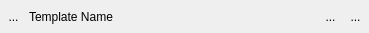
<?xml version="1.0" encoding="UTF-8"?>
<ui version="4.0">
 <class>Frame</class>
 <widget class="QFrame" name="Frame">
  <property name="geometry">
   <rect>
    <x>0</x>
    <y>0</y>
    <width>369</width>
    <height>33</height>
   </rect>
  </property>
  <property name="windowTitle">
   <string>Frame</string>
  </property>
  <layout class="QHBoxLayout" name="horizontalLayout_2">
   <property name="leftMargin">
    <number>4</number>
   </property>
   <property name="topMargin">
    <number>2</number>
   </property>
   <property name="rightMargin">
    <number>4</number>
   </property>
   <property name="bottomMargin">
    <number>2</number>
   </property>
   <item>
    <widget class="FakeToolButton" name="toolButtonIcon">
     <property name="styleSheet">
      <string notr="true">QToolButton {border: none}</string>
     </property>
     <property name="text">
      <string>...</string>
     </property>
     <property name="iconSize">
      <size>
       <width>22</width>
       <height>22</height>
      </size>
     </property>
    </widget>
   </item>
   <item>
    <widget class="QLabel" name="label">
     <property name="text">
      <string>Template Name</string>
     </property>
    </widget>
   </item>
   <item>
    <spacer name="horizontalSpacer">
     <property name="orientation">
      <enum>Qt::Horizontal</enum>
     </property>
     <property name="sizeHint" stdset="0">
      <size>
       <width>40</width>
       <height>20</height>
      </size>
     </property>
    </spacer>
   </item>
   <item>
    <widget class="QToolButton" name="toolButtonUser">
     <property name="styleSheet">
      <string notr="true">QToolButton::menu-indicator{ image: url(none.jpg);}
QToolButton {border: none}</string>
     </property>
     <property name="text">
      <string>...</string>
     </property>
     <property name="icon">
      <iconset resource="../resources.qrc">
       <normaloff>:/scalable/breeze/im-user.svg</normaloff>:/scalable/breeze/im-user.svg</iconset>
     </property>
     <property name="popupMode">
      <enum>QToolButton::InstantPopup</enum>
     </property>
    </widget>
   </item>
   <item>
    <widget class="FavoriteToolButton" name="toolButtonFavorite">
     <property name="styleSheet">
      <string notr="true">QToolButton {border: none}</string>
     </property>
     <property name="text">
      <string>...</string>
     </property>
     <property name="icon">
      <iconset resource="../resources.qrc">
       <normaloff>:/scalable/breeze/draw-star.svg</normaloff>:/scalable/breeze/draw-star.svg</iconset>
     </property>
    </widget>
   </item>
  </layout>
 </widget>
 <customwidgets>
  <customwidget>
   <class>FakeToolButton</class>
   <extends>QToolButton</extends>
   <header>promoted_widgets</header>
  </customwidget>
  <customwidget>
   <class>FavoriteToolButton</class>
   <extends>QToolButton</extends>
   <header>promoted_widgets</header>
  </customwidget>
 </customwidgets>
 <resources>
  <include location="../resources.qrc"/>
 </resources>
 <connections/>
</ui>
